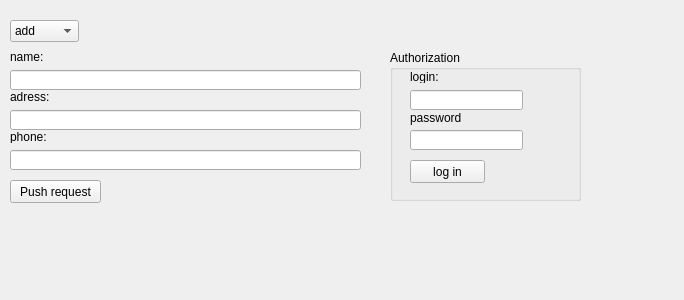
<?xml version="1.0" encoding="UTF-8"?>
<ui version="4.0">
 <class>FormBD</class>
 <widget class="QWidget" name="FormBD">
  <property name="geometry">
   <rect>
    <x>0</x>
    <y>0</y>
    <width>684</width>
    <height>300</height>
   </rect>
  </property>
  <property name="minimumSize">
   <size>
    <width>684</width>
    <height>300</height>
   </size>
  </property>
  <property name="maximumSize">
   <size>
    <width>684</width>
    <height>301</height>
   </size>
  </property>
  <property name="acceptDrops">
   <bool>false</bool>
  </property>
  <property name="windowTitle">
   <string>Форма добавления/ удаления</string>
  </property>
  <property name="windowIcon">
   <iconset resource="resources/images.qrc">
    <normaloff>:/form.jpeg</normaloff>:/form.jpeg</iconset>
  </property>
  <widget class="QComboBox" name="mode">
   <property name="geometry">
    <rect>
     <x>10</x>
     <y>20</y>
     <width>69</width>
     <height>22</height>
    </rect>
   </property>
   <item>
    <property name="text">
     <string>add</string>
    </property>
   </item>
   <item>
    <property name="text">
     <string>delete</string>
    </property>
   </item>
  </widget>
  <widget class="QLineEdit" name="line_name">
   <property name="geometry">
    <rect>
     <x>10</x>
     <y>70</y>
     <width>351</width>
     <height>20</height>
    </rect>
   </property>
  </widget>
  <widget class="QLabel" name="labelName">
   <property name="geometry">
    <rect>
     <x>10</x>
     <y>50</y>
     <width>47</width>
     <height>13</height>
    </rect>
   </property>
   <property name="text">
    <string>name:</string>
   </property>
  </widget>
  <widget class="QLineEdit" name="line_adress">
   <property name="geometry">
    <rect>
     <x>10</x>
     <y>110</y>
     <width>351</width>
     <height>20</height>
    </rect>
   </property>
  </widget>
  <widget class="QLabel" name="labelAdress">
   <property name="geometry">
    <rect>
     <x>10</x>
     <y>90</y>
     <width>47</width>
     <height>13</height>
    </rect>
   </property>
   <property name="text">
    <string>adress:</string>
   </property>
  </widget>
  <widget class="QLineEdit" name="line_phone">
   <property name="geometry">
    <rect>
     <x>10</x>
     <y>150</y>
     <width>351</width>
     <height>20</height>
    </rect>
   </property>
  </widget>
  <widget class="QLabel" name="labelPhone">
   <property name="geometry">
    <rect>
     <x>10</x>
     <y>130</y>
     <width>47</width>
     <height>13</height>
    </rect>
   </property>
   <property name="text">
    <string>phone:</string>
   </property>
  </widget>
  <widget class="QPushButton" name="buttonPushRequest">
   <property name="geometry">
    <rect>
     <x>10</x>
     <y>180</y>
     <width>91</width>
     <height>23</height>
    </rect>
   </property>
   <property name="text">
    <string>Push request</string>
   </property>
  </widget>
  <widget class="QGroupBox" name="authorizationGroup">
   <property name="geometry">
    <rect>
     <x>390</x>
     <y>50</y>
     <width>191</width>
     <height>151</height>
    </rect>
   </property>
   <property name="title">
    <string>Authorization</string>
   </property>
   <widget class="QLabel" name="labelPassword">
    <property name="geometry">
     <rect>
      <x>20</x>
      <y>60</y>
      <width>51</width>
      <height>16</height>
     </rect>
    </property>
    <property name="text">
     <string>password:</string>
    </property>
   </widget>
   <widget class="QLineEdit" name="line_login">
    <property name="geometry">
     <rect>
      <x>20</x>
      <y>40</y>
      <width>113</width>
      <height>20</height>
     </rect>
    </property>
   </widget>
   <widget class="QLineEdit" name="line_password">
    <property name="geometry">
     <rect>
      <x>20</x>
      <y>80</y>
      <width>113</width>
      <height>20</height>
     </rect>
    </property>
   </widget>
   <widget class="QLabel" name="labelLogin">
    <property name="geometry">
     <rect>
      <x>20</x>
      <y>20</y>
      <width>47</width>
      <height>13</height>
     </rect>
    </property>
    <property name="text">
     <string>login:</string>
    </property>
   </widget>
   <widget class="QPushButton" name="buttonLogIn">
    <property name="geometry">
     <rect>
      <x>20</x>
      <y>110</y>
      <width>75</width>
      <height>23</height>
     </rect>
    </property>
    <property name="text">
     <string>log in</string>
    </property>
   </widget>
  </widget>
 </widget>
 <resources>
  <include location="resources/images.qrc"/>
 </resources>
 <connections/>
</ui>
